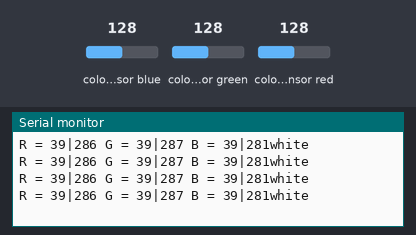
Simulated run of this sketch. Board: Arduino Mega 2560, built with avr-gcc and run on an emulated ATmega2560. Parts: the last lines printed to the serial monitor. Wiring (inferred from the names in the program): TCS3200 colour sensor: output pin 8; S2 pin 6; S3 pin 7; S0 pin 4; S1 pin 5. The inputs (shaded band) are chosen by the test bench; at power-on: colour sensor blue 128, colour sensor green 128, colour sensor red 128.

Above: at 1.2 s.
1.3 s: colour sensor blue set to 5
At 1.42 s:
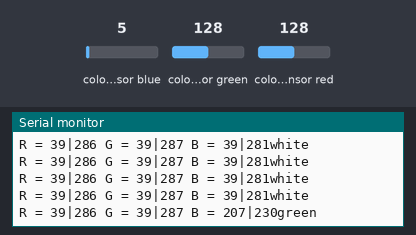
3.3 s: colour sensor green set to 5
At 3.53 s:
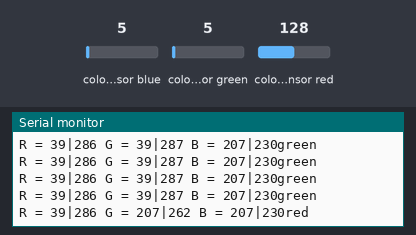

Measured:
- after the input at 3.3 s, the serial monitor: prints a new line at once (image 2)

The sketch:

HCSR04.ino
```cpp
const int trigPin1 = 0;
const int echoPin1 = 23;
const int trigPin2 = 2;
const int echoPin2 = 25;
// length of robot in cm
#define ROBOTLEN      26
// defines variables
long duration;
int distance;
void setup_ultra() {
  DDRA = (1 << trigPin1);
  DDRA = (1 << trigPin2);
  //Serial.begin(9600); // Starts the serial communication
}

uint32_t get_ultraDist() {
  uint32_t distance_cm1 = measure_ultraDist(trigPin1, echoPin1);

  uint32_t distance_cm2 = measure_ultraDist(trigPin2, echoPin2);

  return distance_cm1 + ROBOTLEN + distance_cm2;
}

uint32_t measure_ultraDist(int trigPin, int echoPin) {
  // Clears the trigPin
  PORTA &= ~(1 << trigPin);
  delayMicroseconds(2);
  // Sets the trigPin on HIGH state for 10 micro seconds
  PORTA |= (1 << trigPin);
  delayMicroseconds(10);
  PORTA &= ~(1 << trigPin);
  // Reads the echoPin, returns the sound wave travel time in microseconds
  duration = pulseIn(echoPin, HIGH);
  // Calculating the distance
  distance = duration * 0.034 / 2;
  // Prints the distance on the Serial Monitor
  // Serial.print("Distance: ");
  // Serial.println(distance);
  return distance;
}
```

updated_colour_sensor.ino
```cpp
// TCS230 or TCS3200 pins wiring to Arduino
#define S0 4
#define S1 5
#define S2 6
#define S3 7
#define sensorOut 8

// Stores frequency read by the photodiodes
int redFrequency = 0;
int greenFrequency = 0;
int blueFrequency = 0;

void setup() {
  // Setting the outputs
  pinMode(S0, OUTPUT);
  pinMode(S1, OUTPUT);
  pinMode(S2, OUTPUT);
  pinMode(S3, OUTPUT);

  // Setting the sensorOut as an input
  pinMode(sensorOut, INPUT);

  // Setting frequency scaling to 20%
  digitalWrite(S0,HIGH);
  digitalWrite(S1,LOW);

   // Begins serial communication
  Serial.begin(9600);
}
void loop() {
  // Setting RED (R) filtered photodiodes to be read
  digitalWrite(S2,LOW);
  digitalWrite(S3,LOW);

  // Reading the output frequency
  redFrequency = pulseIn(sensorOut, LOW);

   // Printing the RED (R) value 58 328
  Serial.print("R = ");
  Serial.print(redFrequency);
  Serial.print("|");
  redFrequency = map(redFrequency, 130, 860, 255 ,0);
  Serial.print(redFrequency);
  delay(100);

  // Setting GREEN (G) filtered photodiodes to be read
  digitalWrite(S2,HIGH);
  digitalWrite(S3,HIGH);

  // Reading the output frequency
  greenFrequency = pulseIn(sensorOut, LOW);

  // Printing the GREEN (G) value   20 760
  Serial.print(" G = ");
  Serial.print(greenFrequency);
  Serial.print("|");
  greenFrequency = map(greenFrequency, 260, 1970, 255, 0);
  Serial.print(greenFrequency);
  delay(100);

  // Setting BLUE (B) filtered photodiodes to be read
  digitalWrite(S2,LOW);
  digitalWrite(S3,HIGH);

  // Reading the output frequency
  blueFrequency = pulseIn(sensorOut, LOW);

  // Printing the BLUE (B) value 50
  Serial.print(" B = ");
  Serial.print(blueFrequency);
  Serial.print("|");
  blueFrequency = map(blueFrequency, 125, 950,255,0);
  Serial.print(blueFrequency);
  delay(100);

  if (redFrequency > 280 && greenFrequency > 280 && blueFrequency > 280) {
    Serial.print("white");
  }
  else if (redFrequency > blueFrequency && redFrequency > greenFrequency){
    Serial.print("red");
  }
  // else if (blueFrequency > redFrequency && blueFrequency > greenFrequency){
  //   Serial.print("blue");
  // }
  else if (greenFrequency > blueFrequency && greenFrequency > redFrequency){
    Serial.print("green");
  }
  else {
    Serial.print("white");
  }
  Serial.print("\n");
}
```
